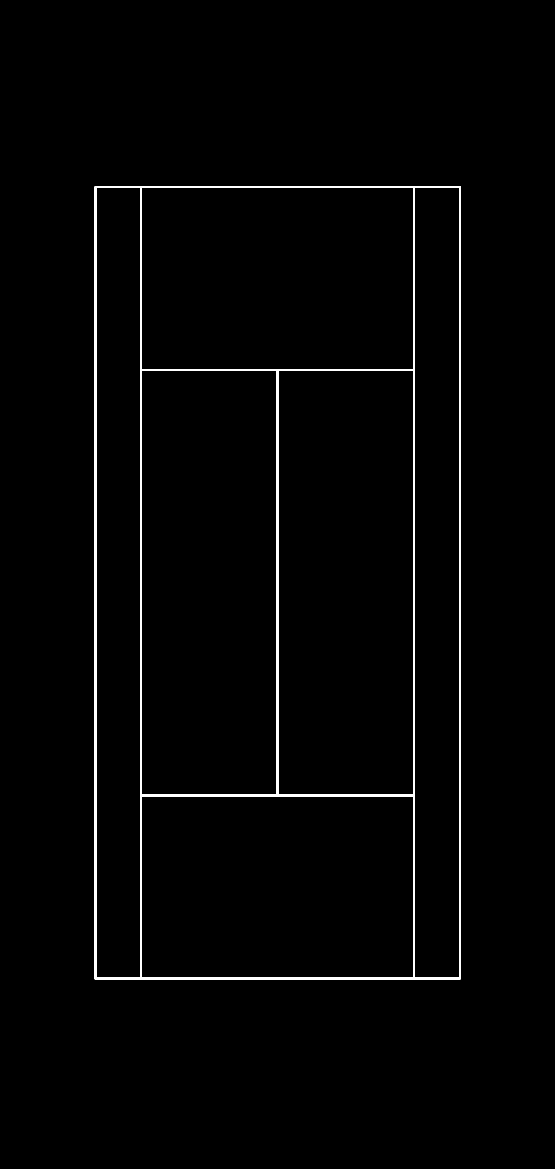
#> input picture Backend/Services/DetectCourtLines/src/server/libs/court_configurations/court_reference.png, 1665 x 3506 px (shown at 1/3 size)
$ python main.py   (older library calls are emulated)
#> lines starting #> are read from the running program, lines starting #| are printed output that depends on the picture; after the words box and inside, x2 and y2 are one past the last pixel; in counts of white or black regions, pixels touching at a corner belong together
### Backend/Services/DetectCourtLines/src/server/libs/courtReference.py
import cv2
import numpy as np

from libs.helper import CWD


class CourtReference():
    """Court reference model"""
    def __init__(self):
        self.baseline_top = ((286, 561), (1379, 561))
        self.baseline_bottom = ((286, 2935), (1379, 2935))
        self.net = ((286, 1748), (1379, 1748))
        self.left_court_line = ((286, 561), (286, 2935))
        self.right_court_line = ((1379, 561), (1379, 2935))
        self.left_inner_line = ((423, 561), (423, 2935))
        self.right_inner_line = ((1242, 561), (1242, 2935))
        self.middle_line = ((832, 1110), (832, 2386))
        self.top_inner_line = ((423, 1110), (1242, 1110))
        self.bottom_inner_line = ((423, 2386), (1242, 2386))
        self.top_extra_part = (832.5, 580)
        self.bottom_extra_part = (832.5, 2910)

        self.court_conf = {1: [*self.baseline_top, *self.baseline_bottom],
                           2: [self.left_inner_line[0], self.right_inner_line[0], self.left_inner_line[1],
                               self.right_inner_line[1]],
                           3: [self.left_inner_line[0], self.right_court_line[0], self.left_inner_line[1],
                               self.right_court_line[1]],
                           4: [self.left_court_line[0], self.right_inner_line[0], self.left_court_line[1],
                               self.right_inner_line[1]],
                           5: [*self.top_inner_line, *self.bottom_inner_line],
                           6: [*self.top_inner_line, self.left_inner_line[1], self.right_inner_line[1]],
                           7: [self.left_inner_line[0], self.right_inner_line[0], *self.bottom_inner_line],
                           8: [self.right_inner_line[0], self.right_court_line[0], self.right_inner_line[1],
                               self.right_court_line[1]],
                           9: [self.left_court_line[0], self.left_inner_line[0], self.left_court_line[1],
                               self.left_inner_line[1]],
                           10: [self.top_inner_line[0], self.middle_line[0], self.bottom_inner_line[0],
                                self.middle_line[1]],
                           11: [self.middle_line[0], self.top_inner_line[1], self.middle_line[1],
                                self.bottom_inner_line[1]],
                           12: [*self.bottom_inner_line, self.left_inner_line[1], self.right_inner_line[1]]}
        self.line_width = 1
        self.court_width = 1117
        self.court_height = 2408
        self.top_bottom_border = 549
        self.right_left_border = 274
        self.court_total_width = self.court_width + self.right_left_border * 2
        self.court_total_height = self.court_height + self.top_bottom_border * 2

        self.court = cv2.cvtColor(cv2.imread(CWD() + "/court_configurations/court_reference.png"), cv2.COLOR_BGR2GRAY) #/usr/src/app/src/server/libs/court_configurations/court_reference.png
#> self.court: shape (3506, 1665); 1.2% white; 1 white region, box (x1, y1, x2, y2) and area: (284, 559, 1382, 2938) 72855
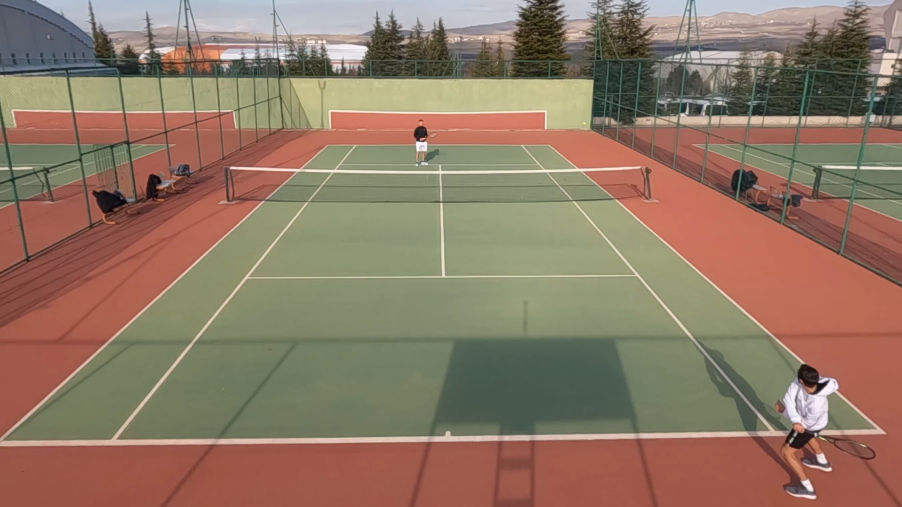
#> input picture Backend/Services/DetectCourtLines/src/server/asset/image/court02.png, 2704 x 1520 px (shown at 1/3 size)
#> further down, frame is the input picture: shape (1520, 2704, 3); mean B, G, R 100.7, 120.1, 143.2


    # [6 lines left out: function GetImportantLines, not called in this run]


    def GetExtraParts(self):
        parts = [self.top_extra_part, self.bottom_extra_part]
        return parts


    # [22 lines left out: functions SaveAllCourtConfigurations, GetCourtMask, not called in this run]


# [8 lines that do not run on import are left out]

### Backend/Services/DetectCourtLines/src/server/libs/helper.py
import inspect
import os

import cv2


def CWD():
    """Bu fonksiyonu çağıran dosyanın konumunu al"""
    p = "/"
    try: p = os.path.abspath(os.path.dirname(inspect.stack()[1][1]))
    except Exception as e: pass
    return p


def ResizeWRTRatio(frame, aspect_ratio_w=16, aspect_ratio_h=9, ratio=-89) -> (tuple[cv2.Mat, float]):
#> called with aspect_ratio_w = 16, aspect_ratio_h = 9, ratio = -120
    if frame is None:
        raise AssertionError("Frame: None")

    h, w, c = frame.shape
    canvas = frame.copy()
    scalingRatio = 1

    if w<aspect_ratio_w or h<aspect_ratio_h:
        raise AssertionError("AspectRatio oranları verilen giriş frame'i boyutunu aşıyor.")

    k = w/aspect_ratio_w
    new_k = k+ratio

    if new_k<=0 or new_k == k:
        return canvas, scalingRatio

    scalingRatio = k/new_k
    new_w = new_k*aspect_ratio_w
    new_h = new_k*aspect_ratio_h
    canvas = cv2.resize(canvas, (int(new_w), int(new_h)))
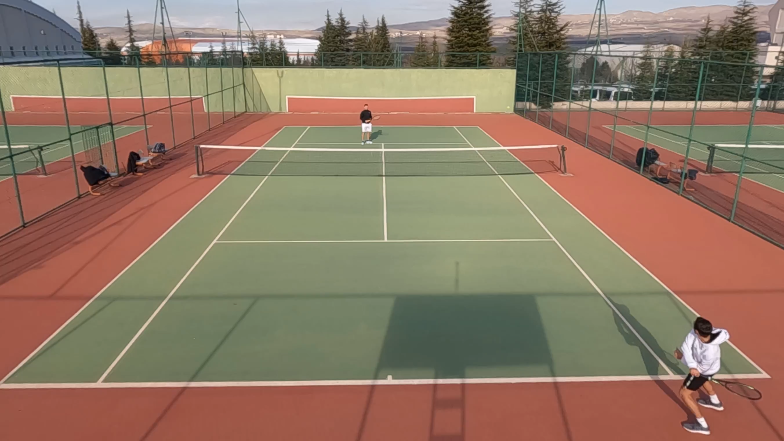
#> canvas: shape (441, 784, 3); mean B, G, R 100.7, 120.1, 143.2

    return canvas, scalingRatio

### Backend/Services/DetectCourtLines/src/server/libs/courtDetector.py
import logging
from itertools import combinations

import cv2
import numpy as np
from sympy import Line
from libs.EdgeDetector import EdgeDetector

from libs.courtReference import CourtReference
from libs.helper import ResizeWRTRatio


class CourtDetector():
    """
            Bu class tenis sahası görüntüsünü alarak, görüntüdeki bütün olası çizgileri HoughTransform ile çıkartır.
        Yatay ve dikey çizgileri bir takım metodlar ile elde ettikten sonra, yatay ve dikey çizgilerden 2 şer
        adet alarak; toplam 4 çizginin kesişimini bulur. Bu kesişimlerden koordinatlarına göre şablondaki önceden
        belirlenmiş 4 nokta ile WarpTransform metoduna verilerek WarpPerspektif Matrisi çıkartılır. Bu matris
        herhangi kesişen 2 dikey ve 2 yatay noktanın oluşturduğu kesişimlerin, önceden elde edilmiş şablona göre
        hizalanması için gereklidir. Yani bu matris yardımıyla elde edilen kesişim noktalarından tutulup, şablona
        göre resim oturtulmaya çalışılır. Eğer doğru noktalar belirlenmişse, şablon ile örnek resim bir birine
        benzer olacağından, iki resim arasındaki beyaz çizgileri birbirinden çıkarttığımızda sonuç 0 a yakın
        çıkacaktır. En kötü ihtimalle her iki resimdeki çizgiler birbiri üzerine hiç oturtulamazsa sonuç: Referans
        alınan şablondaki beyaz pixel sayısından fazla çıkacaktır. En yüksek puanla (0 yakınlığa göre) seçilen
        noktalar geri döndürülür.
    """
    def __init__(self,
        threshold_value=160,
        resizing_ratio=-80,
        pp_gaussian_blur=True,
        max_line_gap=10,
        min_line_length=100,
        edge_detection_method="Robert"
    ):
        # Init
        self.COURT_REFERENCE = CourtReference()
        self.EdgeDetector = EdgeDetector()
        self.scalingRatio = 1

        # Settings
        self.colour_threshold = 200
        self.dist_tau = 3
        self.intensity_threshold = 40
        self.court_score = 0
        self.success_flag = False
        self.success_accuracy = 80
        self.success_score = 1000
        self.dist = 5
        self.pp_gaussian_blur = pp_gaussian_blur
        self.threshold_value = threshold_value # 200
        self.draw_all_lines = False
        self.resizingRatio = resizing_ratio  # Toplamaya göre default oranlar: "2.7k: -120", "1080p: -80"
        self.maxLineGap = max_line_gap
        self.minLineLength = min_line_length
        self.edgeDetectionMethod = edge_detection_method

        # Court Lines
        self.net = None
        self.middle_line = None
        self.baseline_top = None
        self.baseline_bottom = None
        self.left_court_line = None
        self.right_court_line = None
        self.left_inner_line = None
        self.right_inner_line = None
        self.top_inner_line = None
        self.bottom_inner_line = None

        # Frame
        self.v_width = 0
        self.v_height = 0
        self.frame = None
        self.gray = None

        self.court_warp_matrix = []
        self.game_warp_matrix = []
        self.best_conf = None
        self.frame_points = None
        self.saved_lines = []


    def __threshold(self, frame):
        """Threshold Uygula ve Beyaz Kenarları Çıkart"""
        gray = cv2.cvtColor(frame, cv2.COLOR_BGR2GRAY)
        gray = cv2.threshold(gray, self.threshold_value, 255, cv2.THRESH_BINARY)[1]
        return gray


    def __filter_pixels(self, gray):
        """Dikey ve Yatay çizgiler üzerinde olmayan pixelleri uçur..."""
        for i in range(self.dist_tau, len(gray) - self.dist_tau):
            for j in range(self.dist_tau, len(gray[0]) - self.dist_tau):
                if gray[i, j] == 0:
                    continue

                if (gray[i, j] - gray[i + self.dist_tau, j] > self.intensity_threshold and
                        gray[i, j] - gray[i - self.dist_tau, j] > self.intensity_threshold):
                    continue

                if (gray[i, j] - gray[i, j + self.dist_tau] > self.intensity_threshold and
                        gray[i, j] - gray[i, j - self.dist_tau] > self.intensity_threshold):
                    continue
                gray[i, j] = 0

        return gray


    def __preprocess(self, frame):
        if frame is None:
            logging.error("Gelen görüntü Null")
            raise

        # Orijinal resmi yedekle
        self.canvasImage = frame.copy()

        # Scaling
        self.frame, self.scalingRatio = ResizeWRTRatio(frame, ratio=self.resizingRatio)
#> self.scalingRatio = 3.45

        self.v_height, self.v_width, c = self.frame.shape
#> (the rest of the program and of its run is left out)
